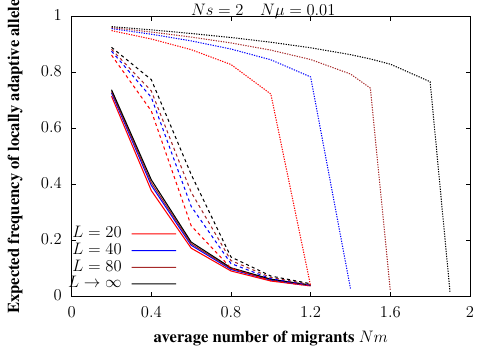

Generate this figure with gnuplot:
set output  "LA_vs_Nm.tex"
set terminal epslatex color dl 3.0 blacktext 12 'ptm,b' standalone
set border linewidth 2
set style line 1 lt 3 lc rgb "black"  pt 3 lw 5
set style line 2 lt 3 lc rgb "black"  pt 3  lw 5
set style line 3 lt 3 lc rgb "black"  pt 3  lw 5
set style line 4 lt 3 lc rgb "red"  pt 3 ps 0.8 lw 3
set style line 5 lt 3 lc rgb "blue"  pt 5 ps 0.8 lw 3
set style line 6 lt 3 lc rgb "green"  pt 1 ps 0.8 lw 3
set style line 7 lt 3 lc rgb "red"  pt 3 lw 4
set style line 8 lt 3 lc rgb "blue"  pt 5  lw 4
set style line 9 lt 3 lc rgb "black"  pt 1  lw 4
set style line 10 lt 3 lc rgb "red"  pt 3 lw 4
set style line 11 lt 3 lc rgb "blue"  pt 5  lw 4
set style line 12 lt 3 lc rgb "black"  pt 1  lw 4

#set format y '\large %g'  
#set format x '\large %g'  

#se size  ratio 0.8

#se yrange [0.8:12.8]
se xrange [0.0:2.0]
se xtics (0.0,0.4,0.8,1.2,1.6,2.0)
se yrange [0.0:1.0]
se ytics (0.0,0.2,0.4,0.6,0.8,1.0)
#se logsc y
#se logsc x
se key bottom left

se xlabel "average number of migrants $Nm$"
se ylabel "Expected frequency of locally adaptive allele"
se label "$Ns=2 \\quad N\\mu=0.01$" at 0.6,1.02
set style function lines

pl "LA_vs_Nm.txt" u 1:(1-$2) w lines lw 3 lt 1 lc rgb "red" ti "$L=20$",\
"LA_vs_Nm.txt" u 1:(1-$3) w lines lw 3 lt 1 lc rgb "blue" ti "$L=40$",\
"LA_vs_Nm.txt" u 1:(1-$4) w lines lw 3 lt 1 lc rgb "brown" ti "$L=80$",\
"LA_vs_Nm.txt" u 1:(1-$5) w lines lw 3 lt 1 lc rgb "black" ti "$L\\rightarrow \\infty$",\
"LA_vs_Nm.txt" u 1:(1-$6) w lines lw 3 lt 1 dt (1,1) lc rgb "red" noti,\
"LA_vs_Nm.txt" u 1:(1-$7) w lines lw 3 lt 1 dt (1,1) lc rgb "blue" noti,\
"LA_vs_Nm.txt" u 1:(1-$8) w lines lw 3 lt 1 dt (1,1) lc rgb "brown" noti,\
"LA_vs_Nm.txt" u 1:(1-$9) w lines lw 3 lt 1 dt (1,1) lc rgb "black" noti,\
"LA_vs_Nm.txt" u 1:(1-$10) w lines lw 3 lt 1 dt (0.3,0.3) lc rgb "red" noti,\
"LA_vs_Nm.txt" u 1:(1-$11) w lines lw 3 lt 1 dt (0.3,0.3) lc rgb "blue" noti,\
"LA_vs_Nm.txt" u 1:(1-$12) w lines lw 3 lt 1 dt (0.3,0.3) lc rgb "brown" noti,\
"LA_vs_Nm.txt" u 1:(1-$13) w lines lw 3 lt 1 dt (0.3,0.3) lc rgb "black" noti


#set terminal po col
#set output # closes file
#pause -1 "Hit any key to continue"

#system('epstopdf abc_MM-inc.eps && pdflatex abc_MM.tex')
#system('latex abc_MM.tex && dvips abc_MM.dvi && ps2pdf abc_MM.ps')
